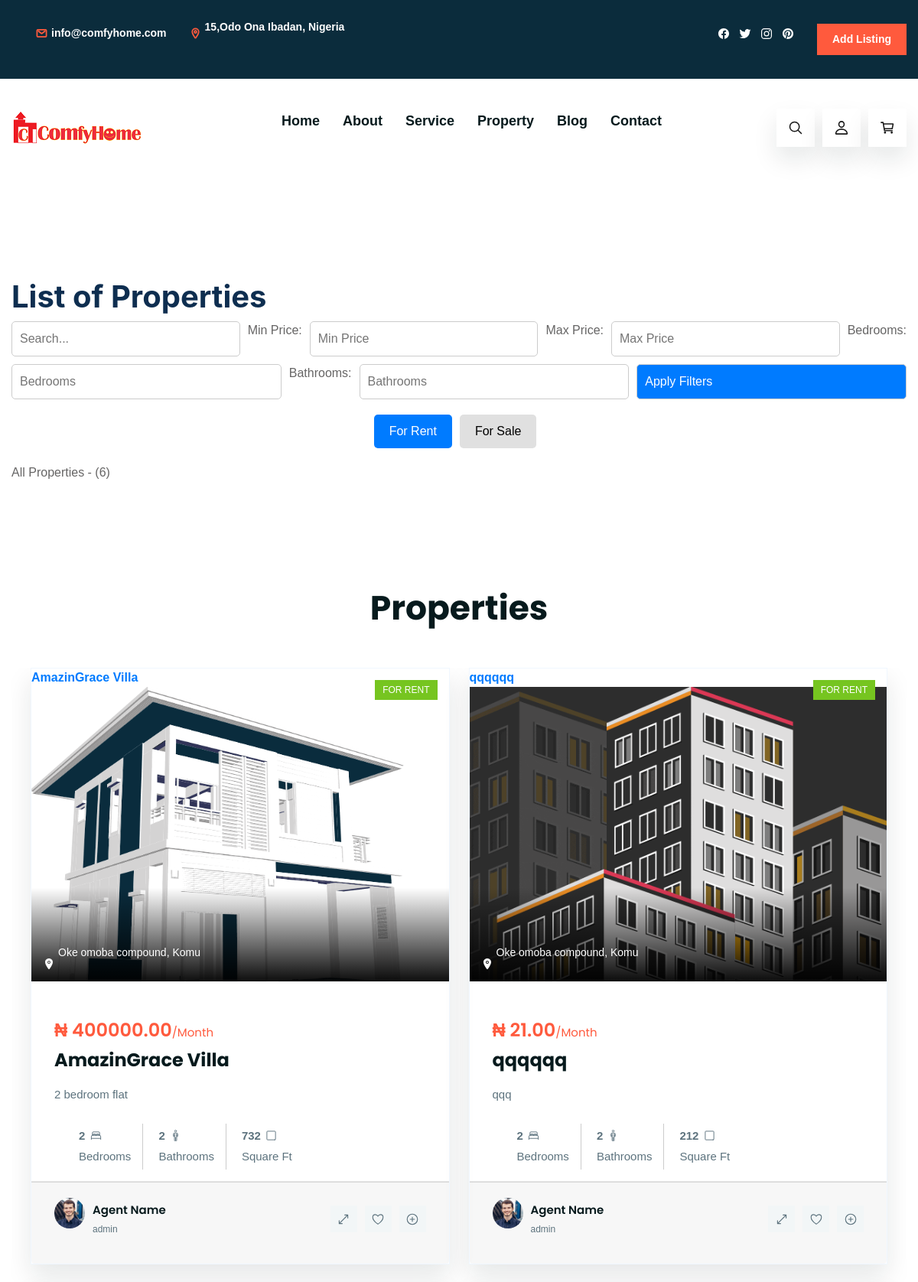
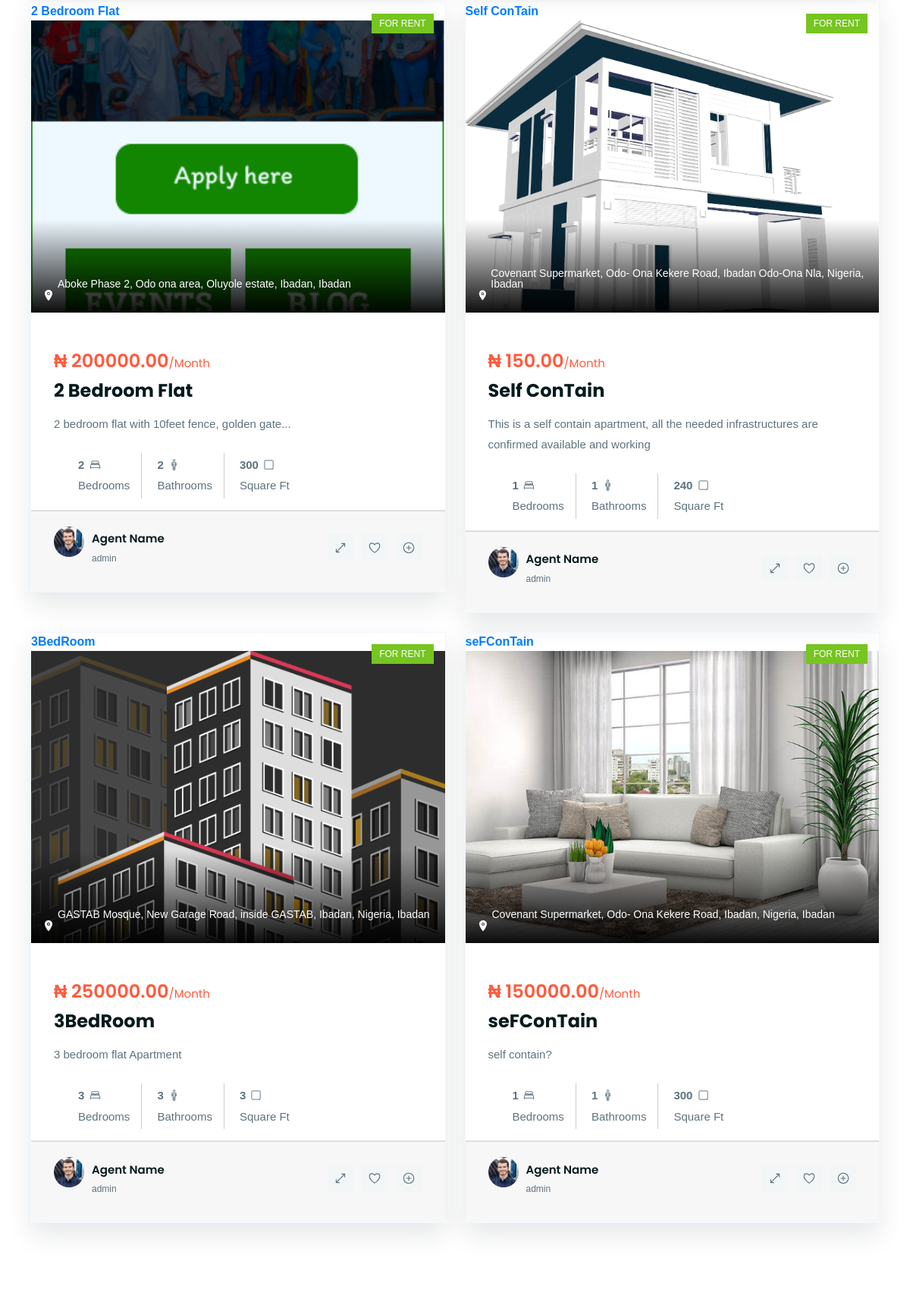
/property (upper part), run on the app's committed database (2 pictures, top to bottom).
### RealEstate/models.py (models this page shows, shortened)
class Property(models.Model):
    owner = models.ForeignKey(User, on_delete=models.CASCADE, related_name='properties')
    title = models.CharField(max_length=255)
    description = models.TextField()
    address = models.CharField(max_length=255)
    city = models.CharField(max_length=100)
    state = models.CharField(max_length=100)
    zip_code = models.CharField(max_length=10)
    sale_or_rent = models.CharField(max_length=4, choices=PROPERTY_TYPE_CHOICES)
    price = models.DecimalField(max_digits=10, decimal_places=2)
    property_type = models.CharField(max_length=50, choices=[('Apartment','Apartment'),
    ('House', 'House'), ('Condo', 'Condo')])
    bedrooms = models.IntegerField()
    bathrooms = models.IntegerField()
    square_feet = models.IntegerField()
    main_image = models.ImageField(upload_to='property_images/') #THE DIRECTORY
    created_at = models.DateTimeField(auto_now_add=True)
    updated_at = models.DateTimeField(default=now)

class User(AbstractUser):
    email = models.EmailField(unique=True)
    is_agent = models.BooleanField(default=False)
    is_customer = models.BooleanField(default=True)
    passport = models.ImageField(upload_to='agent_passports/', null=True, blank=True)
    first_name = models.CharField(max_length=100, null=True, blank=True)
    last_name = models.CharField(max_length=100, null=True, blank=True)
    residential_address = models.TextField(null=True, blank=True)
    def __str__(self):
        return self.username

### RealEstate/views.py (the view)
# urls.py: path('property', property_list, name='property_list'),
def property_list(request):
    sale_or_rent = request.GET.get('sale_or_rent', 'rent')  # Default to 'rent'
    properties = Property.objects.filter(sale_or_rent=sale_or_rent)
    query = request.GET.get('q', '')
    price_min = request.GET.get('price_min')
    price_max = request.GET.get('price_max')
    bedrooms = request.GET.get('bedrooms')
    bathrooms = request.GET.get('bathrooms')
    if query:
        properties = properties.filter(title__icontains=query)
    if price_min:
        properties = properties.filter(price__gte=price_min)
    if price_max:
        properties = properties.filter(price__lte=price_max)
    if bedrooms:
        properties = properties.filter(bedrooms=bedrooms)
    if bathrooms:
        properties = properties.filter(bathrooms=bathrooms)
    context = {
        'properties': properties,
        'query': query,
        'price_min': price_min,
        'price_max': price_max,
        'bedrooms': bedrooms,
        'bathrooms': bathrooms,
        'sale_or_rent': sale_or_rent,
    }
    return render(request, 'property_list.html', context)

### RealEstate/templates/property_list.html (shortened to what this page needs)
{% load static %}
<!DOCTYPE html>
<html lang="en">
<head>
    <link href="{% static 'css/bootstrap.min.css' %}" rel="stylesheet">
    <link rel="stylesheet" href="{% static 'css/propertyList.css' %}">
</head>
<body>
    {% include "homeverse/nav.html" %}
    <div class="container">
        <h1>List of Properties </h1>
        <form method="GET" action="{% url 'property_search' %}">
            <input type="text" name="q" placeholder="Search..." value="{{ query }}">
            <label for="price_min">Min Price:</label>
            <input type="number" name="price_min" id="price_min" placeholder="Min Price" value="{{ price_min }}">
            <label for="price_max">Max Price:</label>
            <input type="number" name="price_max" id="price_max" placeholder="Max Price" value="{{ price_max }}">
            <label for="bedrooms">Bedrooms:</label>
            <input type="number" name="bedrooms" id="bedrooms" placeholder="Bedrooms" value="{{ bedrooms }}">
            <label for="bathrooms">Bathrooms:</label>
            <input type="number" name="bathrooms" id="bathrooms" placeholder="Bathrooms" value="{{ bathrooms }}">
            <button type="submit">Apply Filters</button>
        </form>
        <div class="toggle-buttons">
            <a href="?sale_or_rent=rent" class="{% if sale_or_rent == 'rent' %}active{% endif %}">For Rent</a>
            <a href="?sale_or_rent=sale" class="{% if sale_or_rent == 'sale' %}active{% endif %}">For Sale</a>
        </div>
        {% if query %}
        <p>Results for "{{ query }}":</p>
        {% else %}
        <p>All Properties - ({{ properties.count }})</p>
        {% endif %}
<section class="property" id="property">
    <div class="container">
                <h2 class="h2 section-title">Properties</h2>
    <ul class="property-list has-scrollbar">
                {% for property in properties %}
        <li>
            <div class="property-card">
                <figure class="card-banner">
                    <a href="{% url 'property_detail' property.pk %}">{{ property.title }}
                        {% if property.main_image %}
                            <img src="{{ property.main_image.url }}" alt="{{ property.title }}" class="w-100">
                        {% else %}
                            <img src="{% static 'images/default-property.jpg' %}" alt="Default Property Image" class="w-100">
                        {% endif %}
                    </a>
                    {% if property.sale_or_rent == 'sale' %}
                    <div class="card-badge green">For Sale</div>
                    {% elif property.sale_or_rent == 'rent' %}
                    <div class="card-badge green">For Rent</div>
                    {% else %}
                    <div class="card-badge green">Undefined</div>
                    {% endif %}
                    <div class="banner-actions">
                        <button class="banner-actions-btn">
                            <ion-icon name="location"></ion-icon>
                            <address>{{ property.address }}, {{ property.city }}</address>
                        </button>
                    </div>
                </figure>
                <div class="card-content">
                    <div class="card-price">
                        <strong>₦ {{ property.price }}</strong>/Month
                    </div>
                    <h3 class="h3 card-title">
                    <a href="{% url 'property_detail' property.pk %}">{{ property.title }}</a>
                    </h3>
                    <p class="card-text">
                        {{ property.description|truncatewords:15 }}
                    </p>
                    <ul class="card-list">
                        {% if property.bedrooms %}
                        <li class="card-item">
                            <strong>{{ property.bedrooms }}</strong>
                            <ion-icon name="bed-outline"></ion-icon>
                            <span>Bedrooms</span>
                        </li>
                        {% endif %}
                        {% if property.bathrooms %}
                        <li class="card-item">
                            <strong>{{ property.bathrooms }}</strong>
                            <ion-icon name="man-outline"></ion-icon>
                            <span>Bathrooms</span>
                        </li>
                        {% endif %}
                        {% if property.square_feet %}
                        <li class="card-item">
                            <strong>{{ property.square_feet }}</strong>
                            <ion-icon name="square-outline"></ion-icon>
                            <span>Square Ft</span>
                        </li>
                        {% endif %}
                    </ul>
                </div>
                <div class="card-footer">
                    <div class="card-author">
                        <figure class="author-avatar">
                            <img src="{% static 'images/author.jpg' %}" alt="Agent Image" class="w-100">
                        </figure>
                        <div>
                            <p class="author-name">
                                <a href="#">Agent Name</a>
                            </p>
                            <p class="author-title">{{property.owner}}</p>
                        </div>
                    </div>
                    <div class="card-footer-actions">
                        <button class="card-footer-actions-btn">
                            <ion-icon name="resize-outline"></ion-icon>
                        </button>
                        <button class="card-footer-actions-btn">
                            <ion-icon name="heart-outline"></ion-icon>
                        </button>
                        <button class="card-footer-actions-btn">
                            <ion-icon name="add-circle-outline"></ion-icon>
                        </button>
                    </div>
                </div>
            </div>
        </li>
        {% endfor %}
    </ul>
    </div>
</section>
 </div>
    {% include "homeverse/footer.html" %}
</body>
</html>

### data on the page
Property: title "AmazinGrace Villa", main_image (picture), sale_or_rent "FOR RENT", address "Oke omoba compound", city "Komu", price "400000.00", description "2 bedroom flat", bedrooms "2", bathrooms "2", square_feet "732", owner "admin"
Property: title "qqqqqq", main_image (picture), sale_or_rent "FOR RENT", address "Oke omoba compound", city "Komu", price "21.00", description "qqq", bedrooms "2", bathrooms "2", square_feet "212", owner "admin"
Property: title "2 Bedroom Flat", main_image (picture), sale_or_rent "FOR RENT", address "Aboke Phase 2, Odo ona area, Oluyole estate, Ibadan", city "Ibadan", price "200000.00", description "2 bedroom flat with 10feet fence, golden gate...", bedrooms "2", bathrooms "2", square_feet "300", owner "admin"
Property: title "Self ConTain", main_image (picture), sale_or_rent "FOR RENT", address "Covenant Supermarket, Odo- Ona Kekere Road, Ibadan Odo-Ona Nla, Nigeria", city "Ibadan", price "150.00", description "This is a self contain apartment, all the needed infrastructures are confirmed available and working", bedrooms "1", bathrooms "1", square_feet "240", owner "admin"
Property: title "3BedRoom", main_image (picture), sale_or_rent "FOR RENT", address "GASTAB Mosque, New Garage Road, inside GASTAB, Ibadan, Nigeria", city "Ibadan", price "250000.00", description "3 bedroom flat Apartment", bedrooms "3", bathrooms "3", square_feet "3", owner "admin"
Property: title "seFConTain", main_image (picture), sale_or_rent "FOR RENT", address "Covenant Supermarket, Odo- Ona Kekere Road, Ibadan, Nigeria", city "Ibadan", price "150000.00", description "self contain?", bedrooms "1", bathrooms "1", square_feet "300", owner "admin"

### other printed values
{{ properties.count }} "6"
